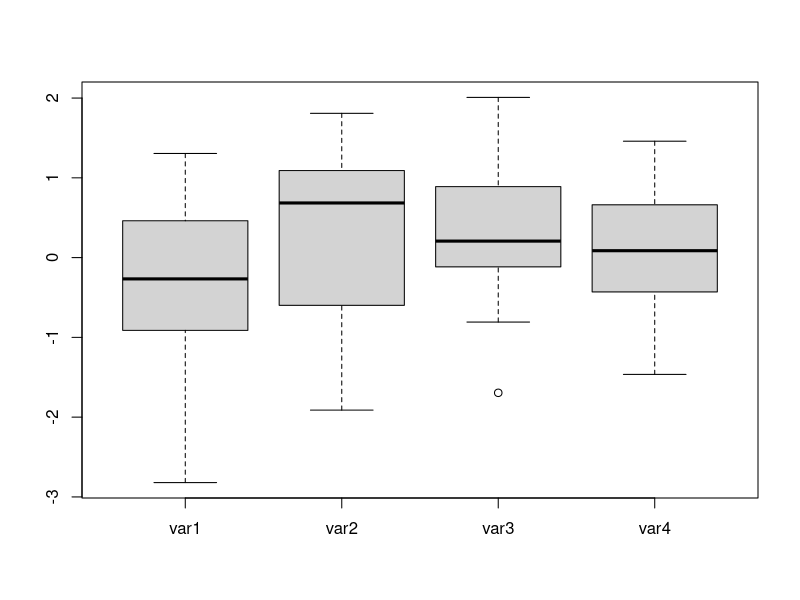
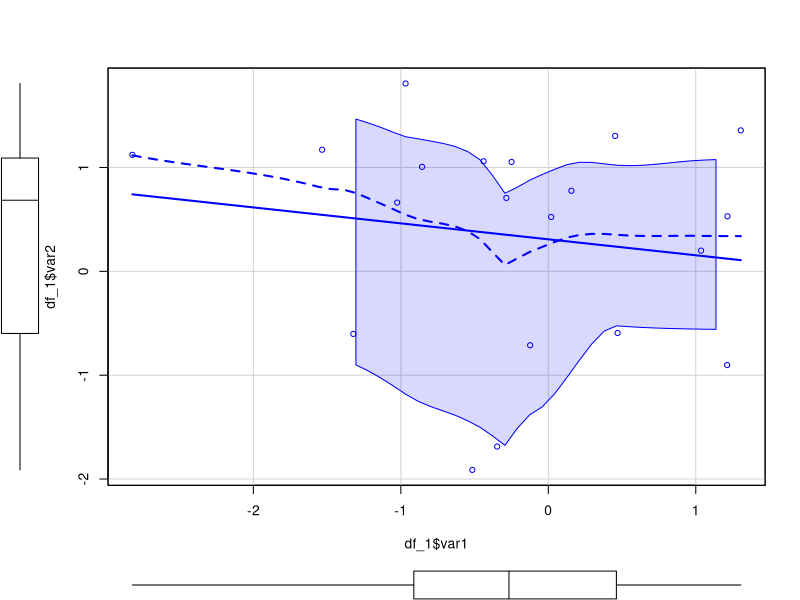
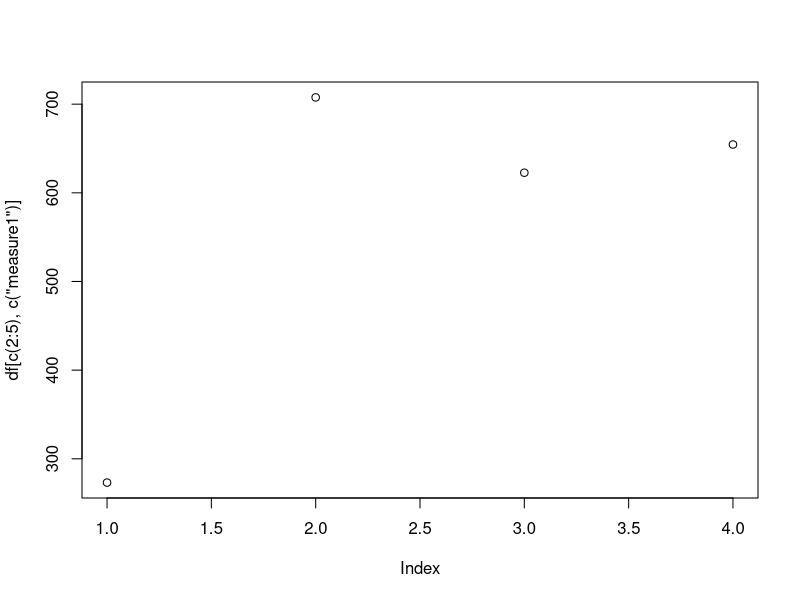
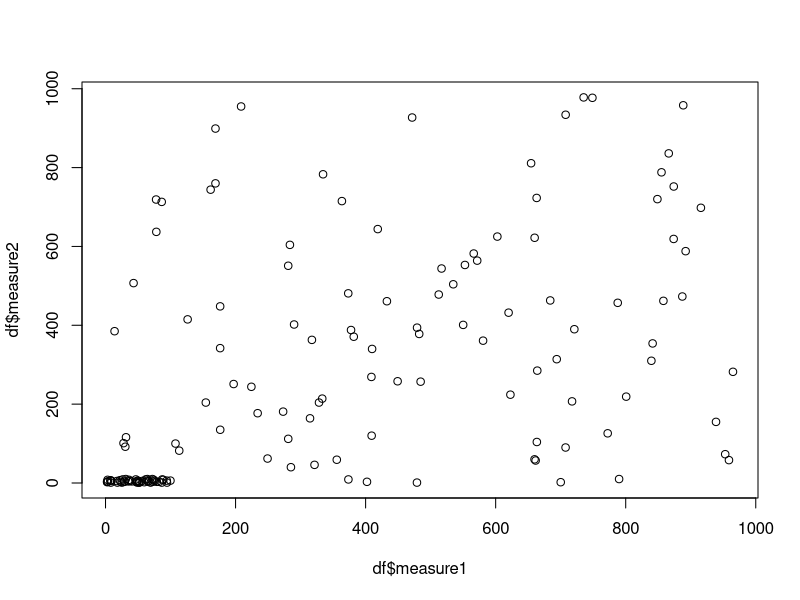
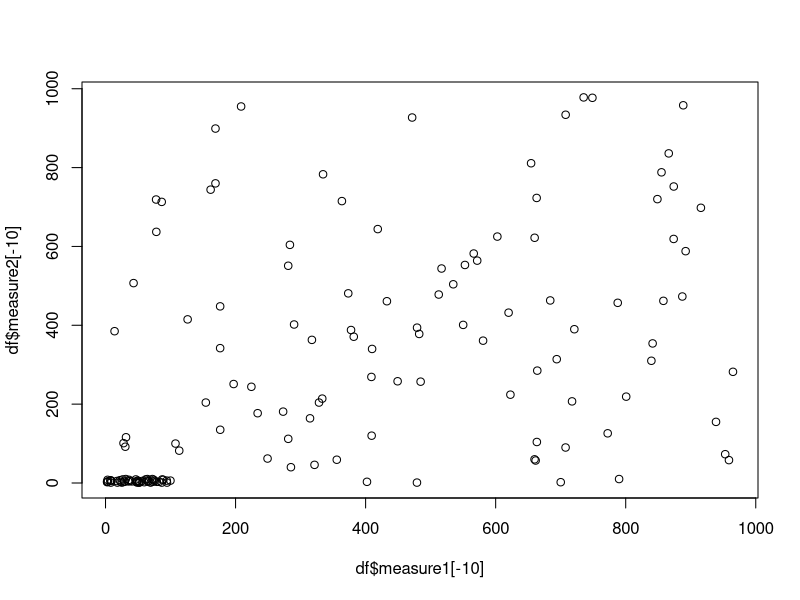
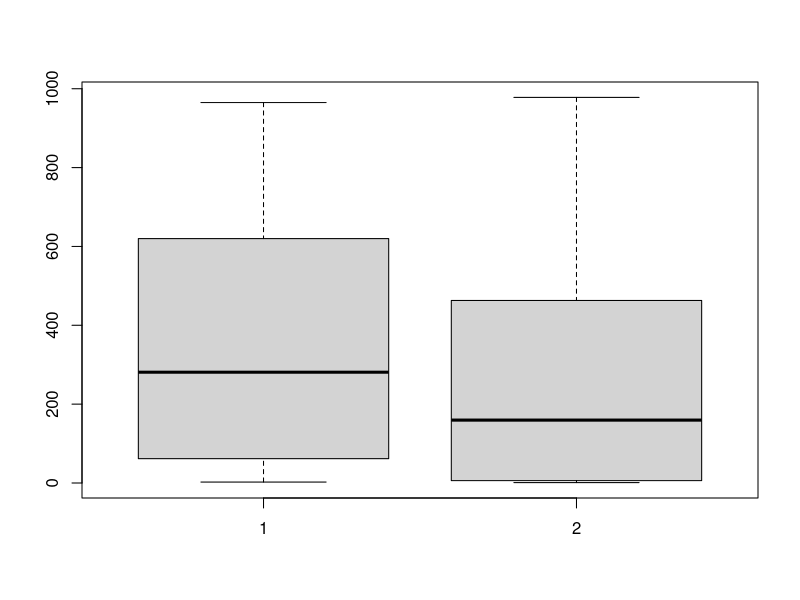
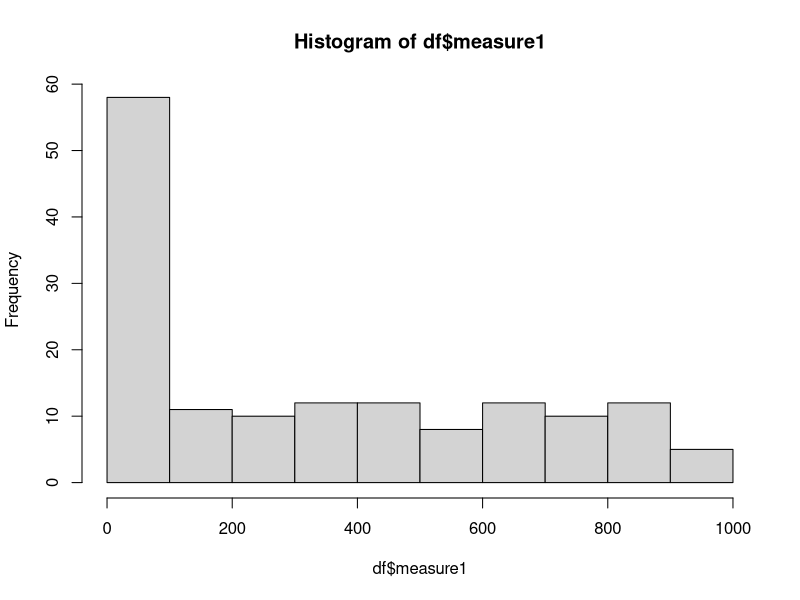
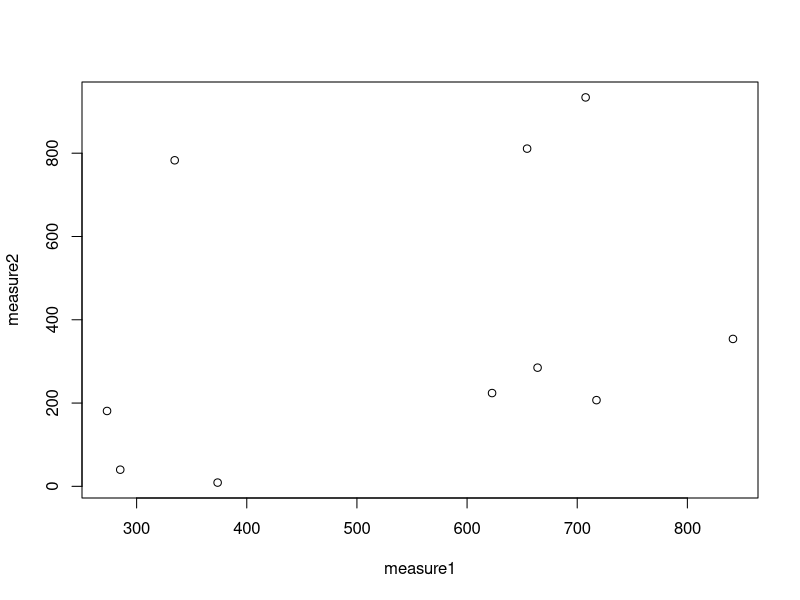

The R script that drew these images, in order: (Note: this script raises an error after producing the figures.)
###Indexing

#Typs: Vector, Data.frame(several vectors, different data modes), Matrix (only one mode, but rows and columns),
#Array(Simular Matrix, but more than two dimensions), List (Mixture of all, good storage different information)

#vector, raster: spatial format

#generate a vector
x <- seq(1,100,by=2.5) #create sequence from 1 to 100 by steps of 2,5

#Generating 10 random numbers
c <- rnorm(10)

#the new created numbers are now ordered to the defined area -2:1
#the new area has tree groups
#now you can see how often a number of the data c
#appears in which group (3 Groups: -2:-1,-1:0,0:1)
#cut sorts variable to group, table shows number of variables in group
table(cut(c, breaks=-2:1))

#Indexing a Vector
x[5] #query 5th position
x[4:10] #extract 4th to 10th position



#Get the last value
x[length(x)] #lengt of x and query this position
x[length(x)-1] #length of x and query this minus one postion

#Extract all but one position, e.g Postion 25
x[-25]

##Index: Extract or Omit a list of positions

idx <- c(1,4,6) #a vector with three numbers
x[idx] # shows values 1,4,6, query x based on idx numbers
x[-idx] #shows all despite of 1,4,6, omit x query of these three numbers

#Get TRUE or False
x>20 #above 20
(x<=10)|(x>=30) #below or equal 10 OR above or equal 30

#Get Value
x[x<=10|x>=30] # provide all data below 10 or above 30

##Changes Values
x2 <- numeric(length(x))
x2 [x<=30] <- 1
x2[(x>30) &(x<70)] <- 2
x2[x>70] <- 3
x2

#Alternative
#install.packages("car")
library(car)
x2 <- recode(x,"0:30=1; 30:70=2; else=3")

#stats: summary, sum, cumsum
#modify: 
rev(x) #revert the order
sort(x, decreasing=TRUE) #doing the same
sample (x,10) #sample 10 values out of X


###Matrix

m1 <- matrix(c(seq(1,100,by=2)),nrow=2)
#or
m1 <- matrix(x)
#or
m1 <- matrix(c(seq(1,20,by=2)),nrow=5, ncol=5,byrow=TRUE)
#or
m1 <- matrix(
  c(seq(1,100,by=2)),
  nrow=5,
  ncol=5,
  byrow=TRUE)


#Query Row / Column
m1[,2] #query 2.colum
m1[2,] #query 2.row
m1[2,2] #query 2.row and 2.column

#Create a Vector with 80 entries based on normally distributed data
numbers_1 <- rnorm(80,mean=0,sd=1)

#pupulate matrix with vector data in 20 rows in 4 columns
mat1 <- matrix(numbers_1,nrow=20,ncol=4)


#matrix  values into a dataframe
df_1 <- data.frame(mat1)

#Rename it, assign column names
names(df_1) <- c("var1","var2","var3","var4")

boxplot(df_1)
scatterplot(df_1$var1, df_1$var2)

##Data Frame
#generate a data frame with 2 colums
test <- data.frame(A=c(1,2,3),B=c("aB1","aB2","aB3")) 
#query just "A"
test[,1]
#get column by name
test[,"A"]
test$A
#column names
names(test)

test[1:3,1:2]

###Complex Data Frames
#values=..:name of column and its data, runif(): equal distribution w/number of observation, 
#rnorm(): normal distribution w/mean and sd, rep():repeat*times, round: rounding, LETTERS=in-build constants-letters,
#rbind: combine dataframe row-wise, cbind: column wise

df1<- data.frame(plot="location_name_1", measure1=runif(100)*1000,measure2=round(runif(100)*1000), 
                 value=rnorm(100,2,1), ID=rep(LETTERS, 100)[1:100])

df2<- data.frame(plot="location_name_2", measure1=runif(50)*100,measure2=round(runif(50)*10), 
                 value=rnorm(50), ID=rep(LETTERS, 50)[1:50])

df <- rbind(df1,df2)


df[,c("plot","measure1","measure2")]

plot(df[c(2:5),c("measure1")])

df[c(-1),c("plot","measure1","measure2")]
df[c(2:5),c("plot","measure1","measure2")]
df[c(66:70),c("measure1","measure2")]

##List

a <- runif(199)
b <- c("aa","bb","cc","dd","ee")
c <- list(a,b)
c

#index second object
c[2]
#same as before but output the original data type e.g. data frame
c[[2]]
#first entry of second object/"bag"
c[[2]][1]

##ComplexList

a <- list(obj_1=runif(100), obj_2=c("aa","bb"), obj_3=c(1,2,4))

#call the object name
a$obj_1
#or
a[["obj_1"]]
#or
a[[1]]

#a list wiht a matrix, vector and data frame of different size
a <- list(m1=matrix(runif(50), nrow=5), v1=c(1,6,10), df1=data.frame(a=runif(100), b=rnorm(100)))

#index a data frame or matrix as know
a$df[,1]

a[[2]][2]

#plot measure 1 and measure 2

plot(df$measure1,df$measure2)
plot(df$measure1[-10],df$measure2[-10])

boxplot(df$measure1,df$measure2)
hist(df$measure1)



plot(df[c(1:10),c("measure1","measure2")])


plot(df[c(1:100),c("measure1","measure2")],
     #pointtype
     pch=19,
     #magnify symbols and text
     cex=2,
     # green or  html code with tranxlucency (60\%)
     col="#00ff0060")
##plot 3 variables: aes= xy, facet_grid= 3. variable
g<- ggplot(df1, aes(measure1,measure2)) #base frame
g+ geom_point()  + facet_grid(ID~ .)    #add points and 3. variable


#Some mor commands: cut, sort, order, quantile

sort(df$measure1)
order(df$measure1)
quantile(df$measure1)

###Data Query

df[df$value>3.0,] #index by column values

df[df$value>3.2 | df$measure1>50,] #combine with AND or OR
df[df$value>3.2 & df$measure1>50,] #combine with AND or OR

df$new_col <- df$measure1*df$measure2 #new column

df[grep("b",df$ID,ignore.case=T),] #you can use wildcards, index data by keyword

#further useful functions: ordered, rbinom, levels, as.character, fix, 
#edit:edit objects in table, and save in new object,str,names
x1 <- rbinom(10,size=1,prob=0.5)
x2 <- factor(x1,labels=c("yes","no"))

summary(x2)
levels(x2)

as.character(x)

library(car)
recode(x2,"'yes'='sure';'no'='maybe'")

ifelse(x2=="no","maybe","sure") #!! ==!!



